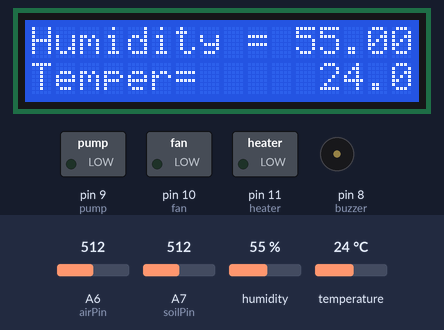
Bench run of a sketch on a simulated Arduino Nano, built with avr-gcc and run on an emulated ATmega328P. Shown: 16×2 character LCD, switched loads named in the sketch (green lamp = pin HIGH), buzzer (waves = sounding, pin HIGH). The inputs (shaded band) are chosen by the test bench; at power-on: temperature 24 °C, A7 (soilPin) = 512, humidity 55 %, A6 (airPin) = 512. What the sketch prints to the serial monitor is not drawn.

Above: at 3.2 s.
3.3 s: temperature set to 11 °C
At 6.9 s:
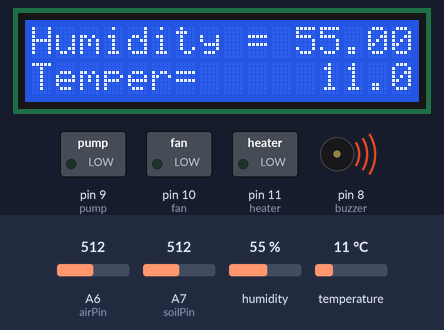
9.6 s: temperature set to 8 °C
At 16.0 s:
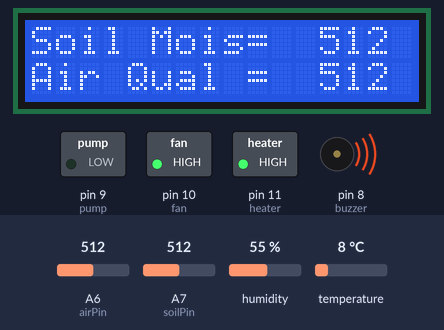
16.7 s: A7 (soilPin) set to 535
At 20.0 s:
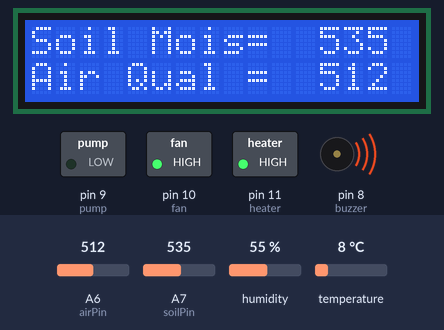
22.8 s: A7 (soilPin) set to 569
At 28.2 s:
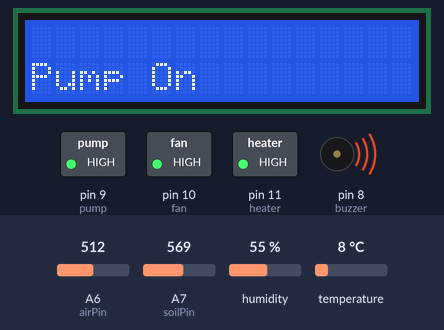
30.5 s: humidity set to 16 %
At 35.1 s:
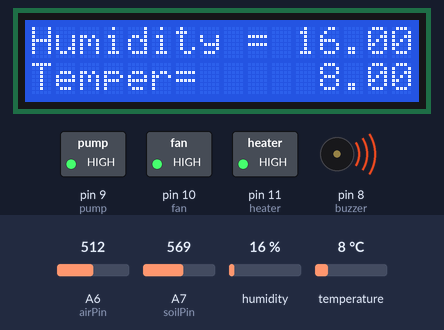
38.2 s: humidity set to 13 %
At 42.3 s:
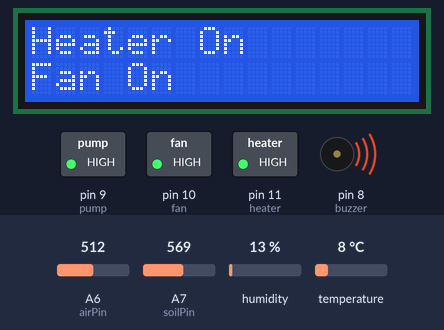
Timing chart, 0 to 43.8 s (numbered marks = the images above; inputs shaded):
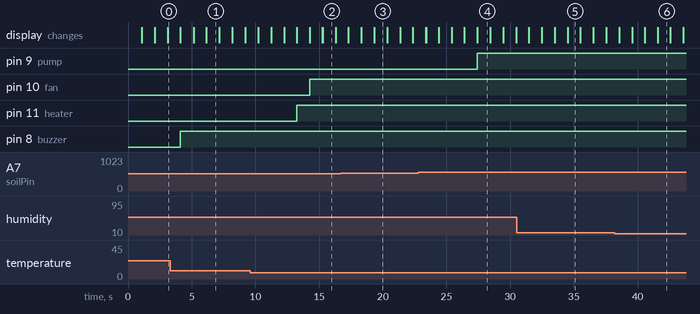

Measured:
- the behaviour switches between 10 and 9 °C on temperature (found by bisection; images 1 and 2)
- the behaviour switches between 550 and 551 on A7 (soilPin) (found by bisection; images 3 and 4)
- the behaviour switches between 15 and 14 % on humidity (found by bisection; images 5 and 6)
- after the input at 9.6 s, pin 10 (fan): LOW → HIGH after 4.7 s; pin 11 (heater): LOW → HIGH after 3.7 s
- after the input at 22.8 s, pin 9 (pump): LOW → HIGH after 4.6 s
- what the display in image 1 shows lasts 1.0 s, from 6.2 s to 7.2 s

The sketch:

testing.ino
```cpp
#include"DHT.h";
#include <LiquidCrystal.h>
LiquidCrystal lcd(7, 6, 5, 4, 3, 2);
#define dht_1 A5
#define pump 9
#define fan 10
#define heater 11
#define buzzer 8

#define DHTTYPE DHT11
DHT dht(dht_1,DHTTYPE);
int soilPin = A7, airPin = A6;


void setup() {
  Serial.begin(9600);

  dht.begin();
  lcd.begin(16, 2);
  lcd.print("Smart Green House");
  lcd.setCursor(0,1);
  lcd.print(" Vishal Thorat");
  lcd.setCursor(0,2);
  delay(1000);
  lcd.clear();
  lcd.print(" Mayuri Shimpi");
  lcd.setCursor(0,1);
  lcd.print(" Shivani Gavadhe");
  delay(1000);

  pinMode(soilPin, INPUT);
  pinMode(airPin, INPUT);
  pinMode(pump, OUTPUT);
  pinMode(fan, OUTPUT);
  pinMode(heater, OUTPUT);
  pinMode(buzzer, OUTPUT);
  lcd.clear();
}

void All()
{
  float humi = dht.readHumidity();
  float temp = dht.readTemperature();
  int soilData = analogRead(soilPin);
  int airData = analogRead(airPin);

  lcd.clear();
  Serial.print("Soil Moisture = ");
  Serial.println(soilData);
  lcd.setCursor(0,0);
  lcd.print("Soil Mois=");
  lcd.setCursor(12,0);
  lcd.print(soilData);

  Serial.print("Air Quality = ");
  Serial.println(airData);
  lcd.setCursor(0,1);
  lcd.print("Air Qual = ");
  lcd.setCursor(12,1);
  lcd.print(airData);
   delay(1000);

  lcd.clear();
  Serial.print("Humidity = ");
  Serial.println(humi);
  lcd.setCursor(0,0);
  lcd.print("Humidity = ");
  lcd.setCursor(11,0);
  lcd.print(humi);

  Serial.print("Temperature = ");
  Serial.println(temp);
  lcd.setCursor(0,1);
  lcd.print("Temper=");
  lcd.setCursor(12,1);
  lcd.print(temp);
     delay(1000);
   lcd.clear();
}


void loop() {
  float humi = dht.readHumidity();
  float temp = dht.readTemperature();
  int soilData = analogRead(soilPin);
  int airData = analogRead(airPin);

 if(temp>45)
 {
     All();
     lcd.setCursor(0,0);
     digitalWrite(fan,HIGH);
     lcd.print("Fan On");
     delay(1000);

    if(humi>80)
    {
      lcd.setCursor(0,1);
      digitalWrite(heater,HIGH);
      lcd.print("Heater On");
      digitalWrite(heater,HIGH);
      delay(1000);
    }
    else
    {
       digitalWrite(heater,LOW);
       delay(1000);
     }
   lcd.clear();


  if(airData>=450)
  {
    lcd.clear();
    digitalWrite(buzzer,HIGH);
    lcd.setCursor(0,0);
    lcd.print("Gas detected");
    delay(1000);

    }
  else
  {
    digitalWrite(buzzer,LOW);
    delay(1000);
   }
  if(soilData>550)
  {
    lcd.clear();
    digitalWrite(pump,HIGH);
    lcd.setCursor(0,1);
    lcd.print("Pump On");
    delay(1000);
   }

  else
  {
     digitalWrite(pump,LOW);
  }
}


  if(temp<10)
  {
    All();
    digitalWrite(heater,HIGH);
    lcd.setCursor(0,0);
    lcd.print("Heater On");
    delay(1000);

   if(humi<15)
   {
     lcd.setCursor(0,1);
     lcd.print("Fan On");
     delay(1000);
    }
   else
   {
    digitalWrite(fan,LOW);

    }
   lcd.clear();

   if(airData>=450)
   {
     lcd.clear();
     digitalWrite(buzzer,HIGH);
     lcd.setCursor(0,0);
     digitalWrite(fan,HIGH);
     lcd.print("Gas detected");
     delay(1000);
     }
   else
   {
     digitalWrite(buzzer,LOW);
     digitalWrite(fan,LOW);
     }
  lcd.clear();

   if(soilData>550)
   {
     lcd.clear();
     digitalWrite(pump,HIGH);
     lcd.setCursor(0,1);
     lcd.print("Pump On");
     delay(1000);
     }
  else
  {
    digitalWrite(pump,LOW);
   }
}


 if(temp>=10&&temp<=45)
 {
    All();
    digitalWrite(fan,LOW);

    if(humi>80)
    {
      lcd.setCursor(0,1);
      lcd.print("Heater On");
      delay(1000);
      digitalWrite(heater,HIGH);
      }
    else
    {
      digitalWrite(heater,LOW);
      }
    if(airData>=450)
    {
      lcd.clear();
      digitalWrite(buzzer,HIGH);
      lcd.setCursor(0,1);
      lcd.print("Gas detected");
      delay(1000);
     }
    else
    {
      digitalWrite(buzzer,LOW);
      }
    if(soilData>550)
    {
      lcd.clear();
      digitalWrite(pump,HIGH);
      lcd.setCursor(0,1);
      lcd.print("Pump On");
      delay(1000);
      }
    else
    {
      digitalWrite(pump,LOW);
      }
}


}
```
